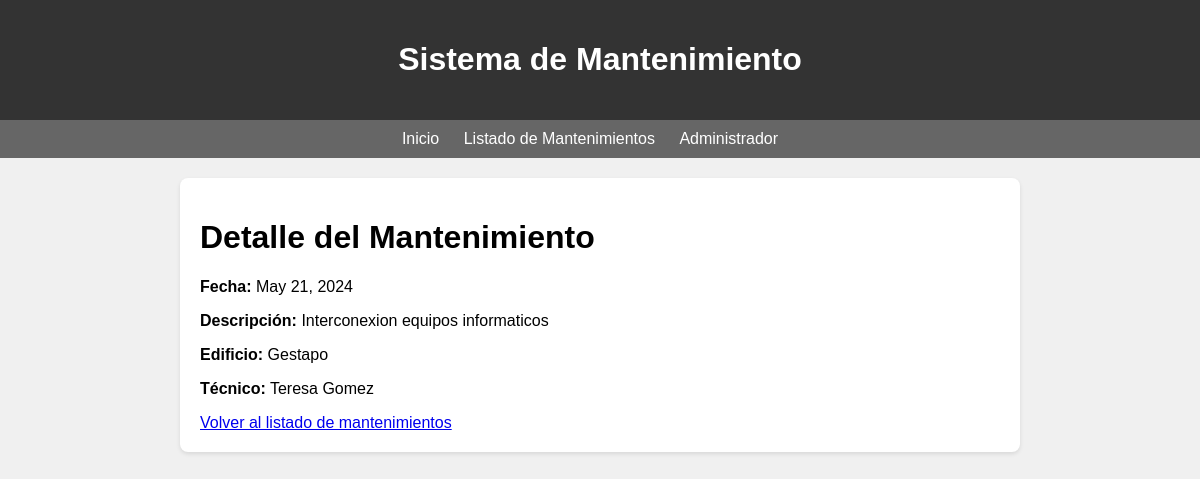
The page /mantenimientos/2/ on the database its author committed.
### mantenimiento/models.py (models this page shows, shortened)
class Mantenimiento(models.Model):
    fecha = models.DateField()
    descripcion = models.TextField(max_length=150)
    edificio = models.ForeignKey(Edificio, on_delete=models.CASCADE)
    tecnico = models.ForeignKey(Tecnico, on_delete=models.CASCADE)

class Edificio(models.Model):
    nombre = models.TextField(max_length=50)
    direccion = models.TextField(max_length=150)
    contacto = models.EmailField(max_length=100)
    def __str__(self):
        return self.nombre

class Tecnico(models.Model):
    nombre = models.TextField(max_length=50)
    especialidad = models.TextField(max_length=150)
    contacto = models.EmailField(max_length=100)
    def __str__(self):
        return self.nombre

### mantenimiento/views.py (the view)
# urls.py: path('mantenimientos/<int:mantenimiento_id>/', views.detalle_mantenimiento, name='detalle_mantenimiento'),
def detalle_mantenimiento(request, mantenimiento_id):
    mantenimiento = Mantenimiento.objects.get(pk=mantenimiento_id)
    return render(request, 'mantenimiento/detalle_mantenimiento.html', {'mantenimiento': mantenimiento})

### mantenimiento/templates/mantenimiento/detalle_mantenimiento.html (shortened to what this page needs)
<!DOCTYPE html>
<html lang="en">
<head>
</head>
<body>
    {% extends 'mantenimiento/base.html' %}
    {% block content %}
    <h1>Detalle del Mantenimiento</h1>
    <p><strong>Fecha:</strong> {{ mantenimiento.fecha }}</p>
    <p><strong>Descripción:</strong> {{ mantenimiento.descripcion }}</p>
    <p><strong>Edificio:</strong> {{ mantenimiento.edificio }}</p>
    <p><strong>Técnico:</strong> {{ mantenimiento.tecnico }}</p>
    <a href="{% url 'lista_mantenimientos' %}">Volver al listado de mantenimientos</a>
    {% endblock %}

### mantenimiento/templates/mantenimiento/base.html (style rules this page uses)
body { font-family: Arial, sans-serif; margin: 0; padding: 0; background-color: #f0f0f0; }

### rows shown on the page
Mantenimiento: fecha "May 21, 2024", descripcion "Interconexion equipos informaticos", edificio "Gestapo", tecnico "Teresa Gomez"
